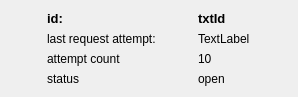
<?xml version="1.0" encoding="UTF-8"?>
<ui version="4.0">
 <class>Form</class>
 <widget class="QWidget" name="Form">
  <property name="geometry">
   <rect>
    <x>0</x>
    <y>0</y>
    <width>298</width>
    <height>91</height>
   </rect>
  </property>
  <property name="sizePolicy">
   <sizepolicy hsizetype="Expanding" vsizetype="Fixed">
    <horstretch>0</horstretch>
    <verstretch>0</verstretch>
   </sizepolicy>
  </property>
  <property name="windowTitle">
   <string>Form</string>
  </property>
  <layout class="QGridLayout" name="gridLayout">
   <property name="sizeConstraint">
    <enum>QLayout::SetMinimumSize</enum>
   </property>
   <item row="0" column="1">
    <widget class="QLabel" name="lblId">
     <property name="sizePolicy">
      <sizepolicy hsizetype="Fixed" vsizetype="Fixed">
       <horstretch>0</horstretch>
       <verstretch>0</verstretch>
      </sizepolicy>
     </property>
     <property name="font">
      <font>
       <pointsize>10</pointsize>
       <weight>75</weight>
       <bold>true</bold>
      </font>
     </property>
     <property name="text">
      <string>txtId</string>
     </property>
    </widget>
   </item>
   <item row="1" column="1">
    <widget class="QLabel" name="lblLastRequest">
     <property name="sizePolicy">
      <sizepolicy hsizetype="Fixed" vsizetype="Fixed">
       <horstretch>0</horstretch>
       <verstretch>0</verstretch>
      </sizepolicy>
     </property>
     <property name="text">
      <string>TextLabel</string>
     </property>
    </widget>
   </item>
   <item row="0" column="0">
    <widget class="QLabel" name="label">
     <property name="sizePolicy">
      <sizepolicy hsizetype="Fixed" vsizetype="Fixed">
       <horstretch>0</horstretch>
       <verstretch>0</verstretch>
      </sizepolicy>
     </property>
     <property name="font">
      <font>
       <pointsize>10</pointsize>
       <weight>75</weight>
       <bold>true</bold>
      </font>
     </property>
     <property name="text">
      <string>id:</string>
     </property>
    </widget>
   </item>
   <item row="2" column="1">
    <widget class="QLabel" name="lblAttemptCount">
     <property name="sizePolicy">
      <sizepolicy hsizetype="Fixed" vsizetype="Fixed">
       <horstretch>0</horstretch>
       <verstretch>0</verstretch>
      </sizepolicy>
     </property>
     <property name="text">
      <string>10</string>
     </property>
    </widget>
   </item>
   <item row="1" column="0">
    <widget class="QLabel" name="label_3">
     <property name="sizePolicy">
      <sizepolicy hsizetype="Fixed" vsizetype="Fixed">
       <horstretch>0</horstretch>
       <verstretch>0</verstretch>
      </sizepolicy>
     </property>
     <property name="text">
      <string>last request attempt:</string>
     </property>
    </widget>
   </item>
   <item row="2" column="0">
    <widget class="QLabel" name="label_5">
     <property name="sizePolicy">
      <sizepolicy hsizetype="Fixed" vsizetype="Fixed">
       <horstretch>0</horstretch>
       <verstretch>0</verstretch>
      </sizepolicy>
     </property>
     <property name="text">
      <string>attempt count</string>
     </property>
    </widget>
   </item>
   <item row="3" column="0">
    <widget class="QLabel" name="label_7">
     <property name="sizePolicy">
      <sizepolicy hsizetype="Fixed" vsizetype="Fixed">
       <horstretch>0</horstretch>
       <verstretch>0</verstretch>
      </sizepolicy>
     </property>
     <property name="text">
      <string>status</string>
     </property>
    </widget>
   </item>
   <item row="3" column="1">
    <widget class="QLabel" name="lblStatus">
     <property name="sizePolicy">
      <sizepolicy hsizetype="Fixed" vsizetype="Fixed">
       <horstretch>0</horstretch>
       <verstretch>0</verstretch>
      </sizepolicy>
     </property>
     <property name="text">
      <string>open</string>
     </property>
    </widget>
   </item>
  </layout>
 </widget>
 <resources/>
 <connections/>
</ui>
